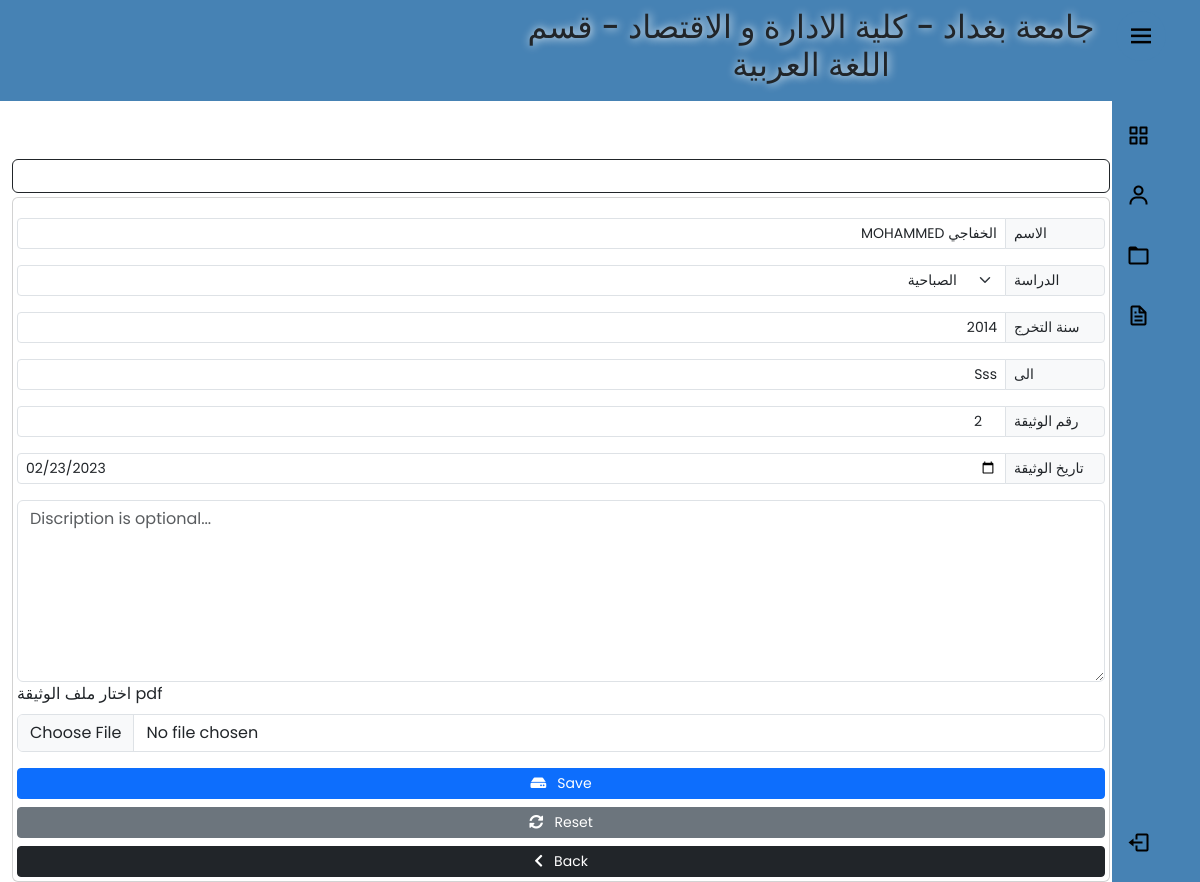
The app's page /studentDoc/38 (signed in) with its own data.
### app/models.py (models this page shows, shortened)
class UserProfile(models.Model):
    user = models.OneToOneField(User,on_delete=models.PROTECT,verbose_name="اسم المستخدم")
    Dname = models.ForeignKey(Department,on_delete=models.PROTECT,verbose_name="القسم")
    Cname = models.ForeignKey(City,on_delete=models.PROTECT,verbose_name="المحافظة")
    class Meta:
        verbose_name_plural = "بروفايل المستخدمين"

class Department(models.Model):
    Dname = models.CharField(max_length=100,verbose_name="القسم")
    def __str__(self):
        return self.Dname
    class Meta:
        verbose_name_plural = "الاقسام العلمية"

class StudentDocument(models.Model):
    study_list = (
        ("الصباحية", "الصباحية"),
        ("المسائية", "المسائية"),
    )
    user = models.CharField(max_length=100,verbose_name="اسم المستخدم")
    name = models.CharField(max_length=100,verbose_name="اسم الطالب/ة" )
    Dname = models.CharField(max_length=100,verbose_name="القسم")
    study = models.CharField(max_length=20,verbose_name="الدراسة", choices=study_list,null=True,blank=True)
    Cname = models.CharField(max_length=100,verbose_name="المحافظة")
    graduate_year = models.CharField(max_length=100,verbose_name="سنة التخرج")
    to = models.CharField(max_length=250 , verbose_name="الجهة المصدر اليها")
    Dnumber = models.CharField(max_length=20,verbose_name="رقم الوثيقة")
    Ddate = models.DateField(verbose_name="تاريخ الوثيقة",blank=True,null=True)
    note = models.TextField(blank=True,null=True)
    img_doc = models.FileField(upload_to='stdDoc/%y/',null=True,blank=True,verbose_name="صورة الوثيقة")
    img_qr = models.FileField(upload_to='stdDoc/%y/',null=True,blank=True,verbose_name="صورة الباركود")
    check_post = models.BooleanField(null=True,default=False)
    created_at = models.DateTimeField(auto_now_add=True)
    class Meta:
        verbose_name_plural = "جدول وثائق الطلبة"

### app/views.py (the view)
# urls.py: path('studentDoc/<str:std_id>', views.studentDoc,name="studentDoc"),
@cache_control(no_cache=True , must_revalidate=True,no_store=True)
@login_required(login_url='login')
def studentDoc(request, std_id):
    user = request.user.userprofile
    studentDoc = StudentDocument.objects.get(id=std_id)
    if studentDoc != None:
        studentDoc.img_doc = '../static/img/imam.png'
        return render(request, 'edit.html', {'studentDoc': studentDoc,'user':user,})

### app/models.py (called while the page is built)
    def __str__(self):
        return self.Cname

### app/templates/edit.html (shortened to what this page needs)
{% extends 'add_patients.html' %}
{% block value-name %} value="{{studentDoc.name}}" {% endblock value-name %}
{% block option-study %} <option  style="background-color:#d3d3d3; color:red; font-weight:bold;">{{studentDoc.study}}</option>{% endblock option-study %}
{% block value-study-all %} value="{{studentDoc.study}}"   {% endblock value-study-all %}
{% block value-year %}  value="{{studentDoc.graduate_year}}"  {% endblock value-year %}
{% block value-to %} value="{{studentDoc.to}}"  {% endblock value-to %}
{% block value-Dnumber %} value="{{studentDoc.Dnumber}}"  {% endblock value-Dnumber %}
{% block value-Ddate %} value="{{studentDoc.Ddate | date:'Y-m-d'}}" {% endblock value-Ddate %}
{% block value-img_doc %} value={{studentDoc.img_doc.url}} {% endblock value-img_doc %}
{% block btn-content %} <i class="fas fa-hdd"></i>&nbsp;&nbsp; Save {% endblock btn-content %}
{% block btn-reset %}
<button type="reset" class="btn btn-secondary btn-sm"><i class="fas fa-sync-alt"></i>&nbsp;&nbsp; Reset</button>
{% endblock btn-reset %}
{% block Action %} action="/edit_studentDoc/" {% endblock Action %}

### app/templates/add_patients.html (shortened to what this page needs)
{% extends 'base2.html' %}
{% block content %}
     <div class="container" style="padding-top:10px;">
          <div class="row">
               <div class="col-lg-12">
                    <div class="card card-body border-dark  mt-5">
                    </div>
                    <form {% block Action %} action="/add_studentDoc/" {% endblock Action %} method="POST" enctype="multipart/form-data" class="card p-1 porder-dark mt-1">
                         <div class="input-group input-group-sm mb-3">
                              <input type="text" class="form-control text-end" name="name" id="name" placeholder="اسم الطالب/ة" required  {% block value-name %}{% endblock value-name %}>
                                <label class="input-group-text side-label">الاسم</label>
                         </div>
                          <div class="input-group input-group-sm mb-3 ">
                              <select dir="ltr" class="form-select" name="study" id="study-all" required {% block value-study-all %}{% endblock value-study-all %}>
                                   {% block option-study %}{% endblock option-study %}
                              </select>
                               <label class="input-group-text side-label">الدراسة</label>
                         </div>
                         <div class="input-group input-group-sm mb-3">
                              <input type="text" class="form-control text-end" name="year" maxlength="10" id="year_std" placeholder="سنة التخرج" required {% block value-year %}{% endblock value-year %}>
                                   <label class="input-group-text side-label">سنة التخرج</label>
                         </div>
                           <div class="input-group input-group-sm mb-3">
                              <input type="text" class="form-control text-end" name="to"  id="to" placeholder="الجهة الصادر اليها الوثيقة" required {% block value-to %}{% endblock value-to %}>
                                <label class="input-group-text side-label">الى</label>
                         </div>
                          <div class="input-group input-group-sm mb-3">
                              <input type="number" class="form-control text-end" name="Dnumber" maxlength="5" id="Dnumber" placeholder="العدد" required {% block value-Dnumber %}{% endblock value-Dnumber %}>
                                <label class="input-group-text side-label">رقم الوثيقة</label>
                          </div>
                           <div class="input-group input-group-sm mb-3">
                              <input type="date" class="form-control" name="Ddate"  id="Ddate"  required {% block value-Ddate %}{% endblock value-Ddate %}>
                                <label class="input-group-text side-label">تاريخ الوثيقة</label>
                         </div>
                         <div class="form-group">
                              <textarea class="form-control" name="note" id="note"   rows="7" placeholder="Discription is optional...">{% block value-note %}{% endblock value-note %}</textarea>
                         </div>
                          <div class="form-group">
                         <label class="form-label" for="customFile">اختار ملف الوثيقة pdf</label>
                         <input type="file" class="form-control" name='img_doc' accept="application/pdf"  id="customFile" {% block value-img_doc %}{% endblock value-img_doc %}/>
                         </div>
                         <div class="d-grid gap-2 mt-3">
                              <button type="submit" class="btn btn-primary btn-sm"  id="btn-add">
                                  {% block btn-content %} <i class="fas fa-plus"></i>&nbsp;&nbsp; اضافة {% endblock btn-content %}
                              </button>
                              {% block btn-reset %} {% endblock btn-reset %}
                              <a href="{% url 'backend' %}" class="btn btn-dark btn-sm"><i class="fas fa-chevron-left"></i>&nbsp;&nbsp; Back</a>
                         </div>
                    </form>
               </div>
          </div>
          </div>
           </div>
{% endblock content %}

### app/templates/base2.html (shortened to what this page needs)
{% load static %}
<!DOCTYPE html>
<html lang="en">
  <head>
    <link
      rel="stylesheet"
      href="https://cdn.jsdelivr.net/npm/bootstrap@5.3.0-alpha1/dist/css/bootstrap.min.css"
    />
    <link
      rel="stylesheet"
      href="https://use.fontawesome.com/releases/v5.15.4/css/all.css"
    />
    <link rel="stylesheet" href="{% static 'css/bootstrap.css' %}" />
    <link rel="stylesheet" href="{% static 'css/style.css' %}" />
  </head>
  <body style="overflow: scroll">
    {% include 'sidebar-dark.html' %}
    <div class="wrapper">
      <header id="hpage">
        <nav
          class="navbar navbar-expand-id navbar-dark"
          style="background-color: steelblue; text-align: center"
        >
          <h2 class="text-dark text-outline-primary font-effect-fire" style="
          margin-left:500px; text-shadow: #fff 1px 0 10px; font-family: "Sofia",
          sans-serif; font-size: 20px;"> جامعة بغداد - كلية الادارة و الاقتصاد -
          قسم {{user.Dname}}
        </nav>
      </header>
      {% block content %} {% endblock content %}
    </div>
    {% include 'footer.html' %}
  </body>
</html>

### std_collage/static/css/style.css (style rules this page uses)
html , body { margin: 0; max-width: 100%; }
.wrapper { min-height:100%; margin-bottom: -70px; }
.side-label { width:100px; }
select, option { text-align:right; }

### std_collage/static/css/sidebar-dark.css (style rules this page uses)
* { margin: 0; padding: 0; box-sizing: border-box; font-family: 'Poppins', sans-serif; }
:root { --body-color: white; --sidebar-color: steelblue; --primary-color: white; --primary-color-light: #F6F5FF; --toggle-color: black; --text-color: black; --tran-03: all 0.2s ease; --tran-03: all 0.3s ease; --tran-04: all 0.3s ease; --tran-05: all 0.3s ease; }
body { min-height: 100vh; background-color: var(--body-color); transition: var(--tran-05); }

### records on screen
UserProfile: Dname "اللغة العربية"
StudentDocument: name "MOHAMMED الخفاجي", study "الصباحية", year "2014", to "Sss", Dnumber "2", Ddate "02/23/2023"
